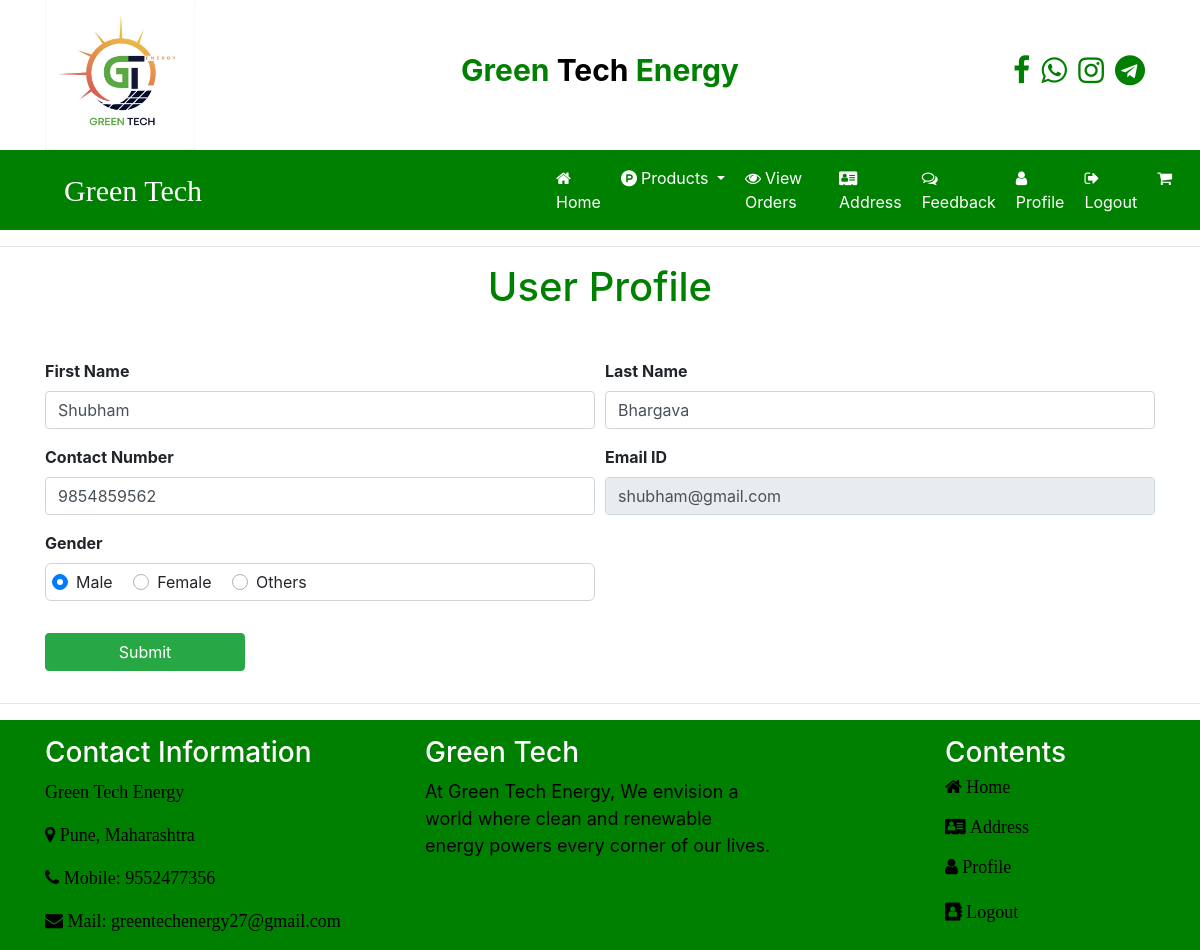
The app's page /user_profile (signed in) with its own data.
### core/models.py (models this page shows, shortened)
class CustomerLogin(models.Model):
   user = models.ForeignKey(User, on_delete=models.CASCADE)
   email = models.CharField(max_length=100)
   contact_number = models.CharField(max_length=15)
   gender = models.CharField(max_length=15, null=True)
   type = models.CharField(max_length=15, null=True)

### core/views.py (the view, shortened to what this page needs)
# urls.py: path('user_profile', user_profile, name="user_profile"),
def user_profile(request):
    user = request.user
    user2 = CustomerLogin.objects.get(user=user)
    error = ""
    d = {'user2': user2, 'error': error}
    return render(request, 'user_profile.html', d)

### core/templates/user_profile.html (shortened to what this page needs)
{% extends 'user_home.html' %}
{% load static %}
{% block main-content%}
<hr>
<h1 class="text-center" style="color:green">User Profile</h1>
<form class="container mt-5" method="post" enctype="multipart/form-data">
    <div class="form-row">
        <div class="form-group col-md-6">
            <label><b> First Name </b></label>
            <input type="text" class="form-control" name="fname" placeholder="Enter First Name" value="{{user2.user.first_name}}" required>
        </div>
        <div class="form-group col-md-6">
            <label><b> Last Name </b></label>
            <input type="text" class="form-control" name="lname" placeholder="Enter Last Name" value="{{user2.user.last_name}}" required>
        </div>
    </div>
    <div class="form-row">
        <div class="form-group col-md-6">
        <label><b> Contact Number </b></label>
            <input type="number" class="form-control" name="contact" placeholder="Enter Contact Number" value="{{user2.contact_number}}" required>
        </div>
        <div class="form-group col-md-6">
             <label><b> Email ID </b></label>
            <input type="email" class="form-control" readonly name="email" placeholder="Enter Email ID" value="{{user2.user.email}}" required>
        </div>
    </div>
     <div class="form-row">
        <div class="form-group col-md-6">
            <label><b> Gender </b></label>
{% if user2.gender == "Male" %}
            <div style="border:1px solid lightgrey; padding:6px; border-radius:6px">
                <div class="custom-control custom-radio custom-control-inline">
                    <label class="custom-control-label" for="customRadioInline1">Male</label>
                </div>
                <div class="custom-control custom-radio custom-control-inline">
                    <label class="custom-control-label" for="customRadioInline2">Female</label>
                </div>
                <div class="custom-control custom-radio custom-control-inline">
                    <label class="custom-control-label" for="customRadioInline3">Others</label>
                </div>
            </div>
            {% endif %}
        </div>
</div>
   <input type="submit" value="Submit" class="btn btn-success my-3" style="width:200px">
</form>
<hr>
{% endblock main-content%}

### records on screen
CustomerLogin: fname "Shubham", lname "Bhargava", contact "9854859562", email "shubham@gmail.com"
